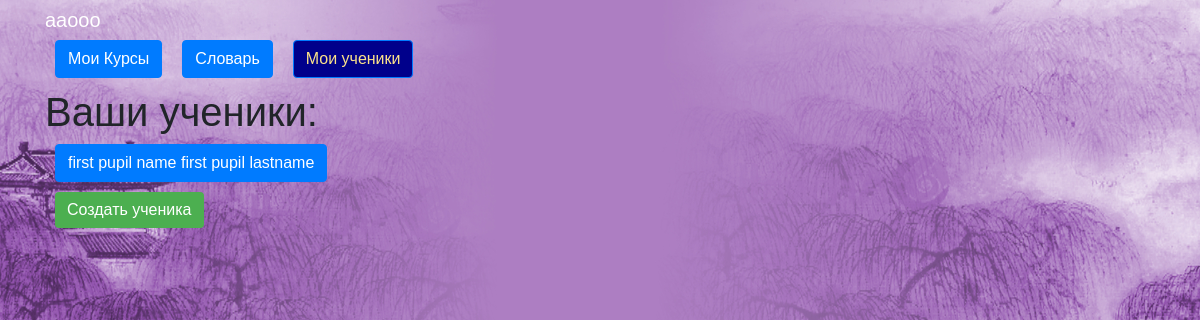
Before: /pupils (signed in) with the older database file.
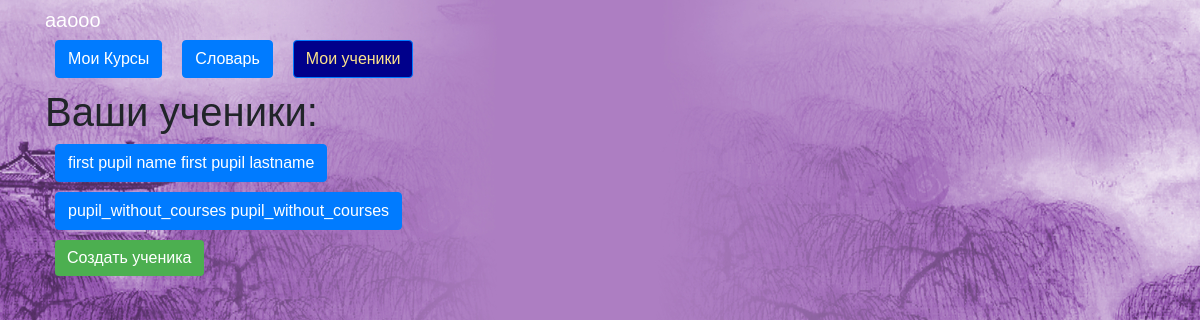
After: the same page with the newer database file.
### data/users.py (models this page shows, shortened)
class User(SqlAlchemyBase, UserMixin, SerializerMixin):
    __tablename__ = 'users'
    id = sqlalchemy.Column(sqlalchemy.Integer,
                           primary_key=True, autoincrement=True)
    name = sqlalchemy.Column(sqlalchemy.String, nullable=True)
    last_name = sqlalchemy.Column(sqlalchemy.String, nullable=True)
    patronymic = sqlalchemy.Column(sqlalchemy.String, nullable=True)
    email = sqlalchemy.Column(sqlalchemy.String,
                              index=True, unique=True, nullable=True)
    about = sqlalchemy.Column(sqlalchemy.String, nullable=True)
    hashed_password = sqlalchemy.Column(sqlalchemy.String, nullable=True)
    teacher = sqlalchemy.Column(sqlalchemy.Boolean, nullable=True)
    creator = sqlalchemy.Column(sqlalchemy.Integer, nullable=True)
    courses = orm.relation("Courses",
                           secondary="users_to_course",
                           backref="users")
    words = orm.relation("Words", back_populates='user')

### main.py (the view)
@app.route('/pupils', methods=['GET', 'POST'])
@login_required
def pupils():
    db_sess = db_session.create_session()
    users_pupils = []
    all_users = db_sess.query(User).all()
    for user in all_users:
        if user.creator == current_user.id:
            users_pupils.append(user)
    return render_template('pupils.html', pupils=users_pupils, back_button_hidden="true")

### data/db_session.py (called while the page is built)
def create_session() -> Session:
    global __factory
    return __factory()

### main.py (called while the page is built)
@login_manager.user_loader
def load_user(user_id):
    db_sess = db_session.create_session()
    return db_sess.query(User).get(user_id)

### templates/pupils.html
{% extends "base.html" %}
{% block content %}
<h1>Ваши ученики: </h1>
{% for pupil in pupils %}
<div class="pupils">
    <a class="btn btn-primary" style="color: white;">{{ pupil.name }} {{ pupil.last_name }}</a>
</div>
{% endfor %}
<a href="/add_pupil" class="btn btn-add">Создать ученика</a>
{% endblock %}

### templates/base.html (shortened to what this page needs)
<!doctype html>
<html lang="en">
<head>
    <link rel="stylesheet"
          href="https://stackpath.bootstrapcdn.com/bootstrap/4.4.1/css/bootstrap.min.css"
>
    <link rel="stylesheet" href="/static/style.css">
</head>
<body>
<header class="header">
    <div class="container">
        <div class="header_inner">
            <nav>
                {% if current_user.is_authenticated %}
                <a class="navbar-brand" href="/logout" style="color: white;">{{ current_user.name
                    }}</a>
                {% endif %}
                {% if current_user.is_authenticated %}
                <div class="nav" id="up buttons">
                    <a id="nav button 1" class="btn btn-primary" href="/courses" style="color: white;">Мои Курсы</a>
                    <a id="nav button 2" class="btn btn-primary" href="/dictionary" style="color: white;">Словарь</a>
                    {% if current_user.teacher %}
                    <a id="nav button 3" class="btn btn-primary" href="/pupils" style="color: white;">Мои ученики</a>
                    {% endif %}
                </div>
                {% endif %}
            </nav>
        </div>
    </div>
</header>
<main role="main" class="container">
    {% block content %}{% endblock %}
</main>
</body>
</html>

### static/style.css (style rules this page uses)
body { font-family: 'Montserrat', sans-serif; font-size: 15px; color: #33; background: url('background_paint.jpg'); -webkit-background-size: cover; background-size: cover; }
.header { width: 100%; top: 0; left: 0; right: 0; z-index: 1000; }
.navbar-brand { color: #fff; position: relative; }
.btn { margin: 0 10px; margin-bottom: 10px; }
.btn-primary { display: inline-block; vertical-align: top; color: #fce38a; }
.btn-add { color: #fce38a; background-color: #4CAF50; border: none; color: white; }

Changed rows visible on the page:
added User: name "pupil_without_courses", last_name "pupil_without_courses"
